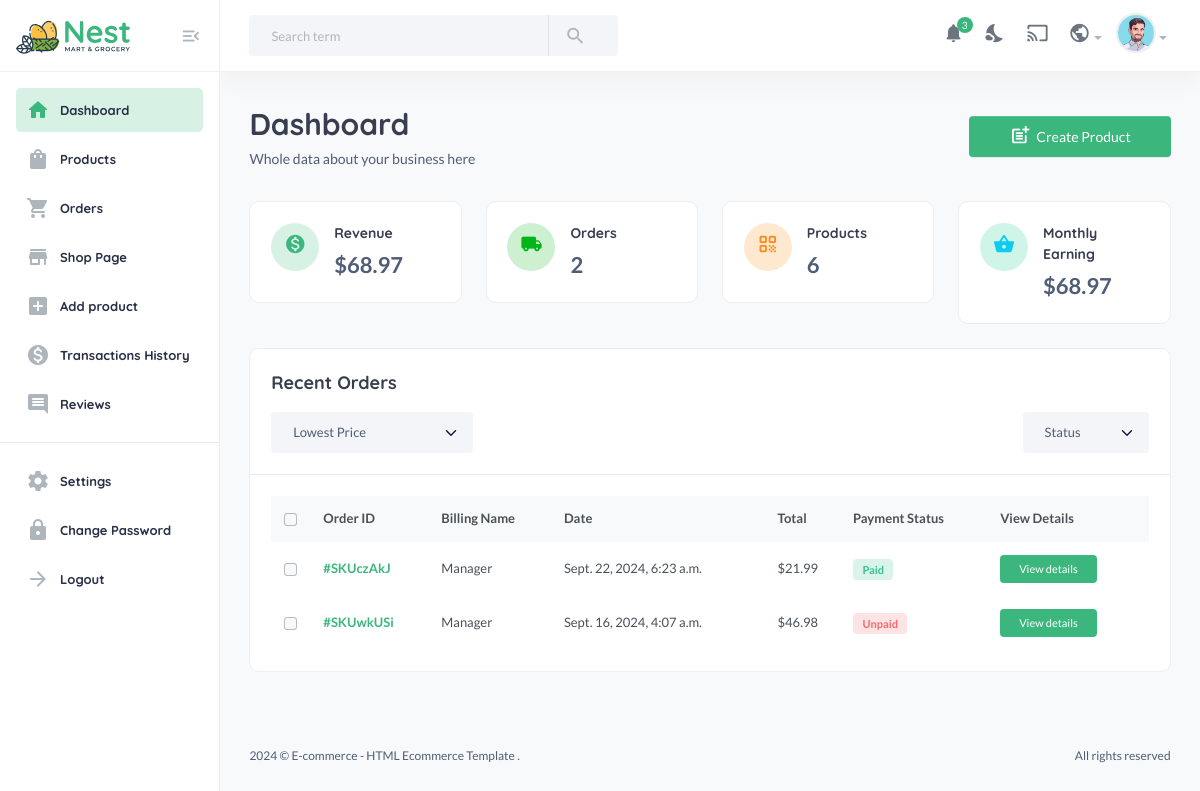
The page /useradmin/dashboard/ on the database its author committed.
### core/models.py (models this page shows)
class CartOrder(models.Model):
    user = models.ForeignKey(User, on_delete=models.CASCADE, related_name="cart_orders")
    full_name = models.CharField(max_length=100, null=True, blank=True)
    email = models.EmailField(max_length=100, null=True, blank=True)
    phone = models.CharField(max_length=20, null=True, blank=True)
    address = models.CharField(max_length=100, null=True, blank=True)
    city = models.CharField(max_length=100, null=True, blank=True)
    state = models.CharField(max_length=100, null=True, blank=True)
    country = models.CharField(max_length=100, null=True, blank=True)
    price = models.DecimalField(max_digits=10, decimal_places=2, default="0.00")
    saved = models.DecimalField(max_digits=10, decimal_places=2, default="0.00")
    coupons = models.ManyToManyField(Coupon, blank=True)
    shipping_method = models.CharField(max_length=100, null=True, blank=True)
    tracking_id = models.CharField(max_length=100, null=True, blank=True)
    tracking_website_address = models.CharField(max_length=100, null=True, blank=True)
    paid_status = models.BooleanField(default=False)
    order_date = models.DateTimeField(auto_now_add=True)
    product_status = models.CharField(choices=STATUS_CHOICES, max_length=30, default="processing")
    sku = ShortUUIDField(null=True, blank=True, length=5, prefix="SKU", max_length=20)
    oid = ShortUUIDField(null=True, blank=True, length=5, prefix="SKU", max_length=20)
    stripe_payment_intent = models.CharField(max_length=1000, null=True, blank=True)
    class Meta:
        verbose_name_plural = "Cart Orders"

### useradmin/views.py (the view)
# urls.py: path("dashboard/", views.customer_dashboard, name="dashboard"),
def dashboard(request):
    revenue = CartOrder.objects.aggregate(price=Sum("price"))
    orders = CartOrder.objects.all().order_by("-order_date")
    order_count = orders.count()
    products = Product.objects.all()
    categories = Category.objects.all()
    customers = User.objects.all().order_by("-id")
    this_month = datetime.datetime.now().month
    monthly_revenue = (CartOrder.objects.filter(order_date__month=this_month)).aggregate(price=Sum("price"))
    context = {
        "orders": orders,
        "order_count": order_count,
        "revenue": revenue["price"],
        "products": products,
        "categories": categories,
        "customers": customers,
        "monthly_revenue": monthly_revenue,
    }
    return render(request, "useradmin/dashboard.html", context)

### core/context_processors.py (called while the page is built)
def default(request):
    categories = Category.objects.all()
    vendors = Vendor.objects.all()
    min_max_price = Product.objects.aggregate(Min("price"), Max("price"))
    user_wishlist = []
    if request.user.is_authenticated:
        user_wishlist = [item.product.pid for item in WishList.objects.filter(user=request.user)]
    try:
        address = Address.objects.get(user=request.user)
    except:
        address = None
    return {
        'categories': categories,
        'vendors': vendors,
        'address': address,
        'min_max_price': min_max_price,
        'user_wishlist': user_wishlist,
    }

### templates/useradmin/dashboard.html (shortened to what this page needs)
{% extends 'useradmin/base.html' %}
{% load static %}
{% block content %}
<section class="content-main">
  <div class="content-header">
    <div>
      <h2 class="content-title card-title">Dashboard</h2>
      <p>Whole data about your business here</p>
    </div>
    <div>
      <a href="#" class="btn btn-primary"
        ><i class="text-muted material-icons md-post_add"></i>Create Product</a
      >
    </div>
  </div>
  <div class="row">
    <div class="col-lg-3">
      <div class="card card-body mb-4">
        <article class="icontext">
          <span class="icon icon-sm rounded-circle bg-primary-light"
            ><i class="text-primary material-icons md-monetization_on"></i
          ></span>
          <div class="text">
            <h6 class="mb-1 card-title">Revenue</h6>
            <span>${{revenue|floatformat:2}}</span>
          </div>
        </article>
      </div>
    </div>
    <div class="col-lg-3">
      <div class="card card-body mb-4">
        <article class="icontext">
          <span class="icon icon-sm rounded-circle bg-success-light"
            ><i class="text-success material-icons md-local_shipping"></i
          ></span>
          <div class="text">
            <h6 class="mb-1 card-title">Orders</h6>
            <span>{{order_count}}</span>
          </div>
        </article>
      </div>
    </div>
    <div class="col-lg-3">
      <div class="card card-body mb-4">
        <article class="icontext">
          <span class="icon icon-sm rounded-circle bg-warning-light"
            ><i class="text-warning material-icons md-qr_code"></i
          ></span>
          <div class="text">
            <h6 class="mb-1 card-title">Products</h6>
            <span>{{products|length}}</span>
          </div>
        </article>
      </div>
    </div>
    <div class="col-lg-3">
      <div class="card card-body mb-4">
        <article class="icontext">
          <span class="icon icon-sm rounded-circle bg-info-light"
            ><i class="text-info material-icons md-shopping_basket"></i
          ></span>
          <div class="text">
            <h6 class="mb-1 card-title">Monthly Earning</h6>
            <span>${{monthly_revenue.price|floatformat:2}}</span>
          </div>
        </article>
      </div>
    </div>
  </div>
  <div class="card mb-4">
    <header class="card-header">
      <h4 class="card-title">Recent Orders</h4>
      <div class="row align-items-center">
        <div class="col-md-3 col-12 me-auto mb-md-0 mb-3">
          <div class="custom_select">
            <select class="form-select select-nice">
              <option selected>Lowest Price</option>
            </select>
          </div>
        </div>
        <div class="col-md-2 col-6">
          <div class="custom_select">
            <select class="form-select select-nice">
              <option selected>Status</option>
            </select>
          </div>
        </div>
      </div>
    </header>
    <div class="card-body">
      <div class="table-responsive">
        <div class="table-responsive">
          <table class="table align-middle table-nowrap mb-0">
            <thead class="table-light">
              <tr>
                <th scope="col" class="text-center">
                  <div class="form-check align-middle">
                    <input
                      class="form-check-input"
                      type="checkbox"
                      id="transactionCheck01"
                    />
                  </div>
                </th>
                <th class="align-middle" scope="col">Order ID</th>
                <th class="align-middle" scope="col">Billing Name</th>
                <th class="align-middle" scope="col">Date</th>
                <th class="align-middle" scope="col">Total</th>
                <th class="align-middle" scope="col">Payment Status</th>
                <th class="align-middle" scope="col">View Details</th>
              </tr>
            </thead>
            <tbody>
            {% for order in orders %}
              <tr>
                <td class="text-center">
                  <div class="form-check">
                    <input
                      class="form-check-input"
                      type="checkbox"
                      id="transactionCheck02"
                    />
                  </div>
                </td>
                <td><a href="#" class="fw-bold">#{{order.sku}}</a></td>
                <td>{{order.full_name}}</td>
                <td>{{order.order_date}}</td>
                <td>${{order.price|floatformat:2}}</td>
                <td>
                  {% if order.paid_status %}
                    <span class="badge badge-pill badge-soft-success">Paid</span>
                  {% else %}
                    <span class="badge badge-pill badge-soft-danger">Unpaid</span>
                  {% endif %}
                </td>
                <td>
                  <a href="#" class="btn btn-xs"> View details</a>
                </td>
              </tr>
            {% endfor %}
            </tbody>
          </table>
        </div>
      </div>
    </div>
  </div>
</section>
{% endblock content %}

### rows shown on the page
CartOrder: sku "SKUczAkJ", full_name "Manager", order_date "Sept. 22, 2024, 6:23 a.m.", price "21.99", paid_status "Paid"
CartOrder: sku "SKUwkUSi", full_name "Manager", order_date "Sept. 16, 2024, 4:07 a.m.", price "46.98", paid_status "Unpaid"

### other values the page prints
{{ revenue|floatformat:2 }} "68.97"
{{ order_count }} "2"
{{ products|length }} "6"
{{ monthly_revenue.price|floatformat:2 }} "68.97"
